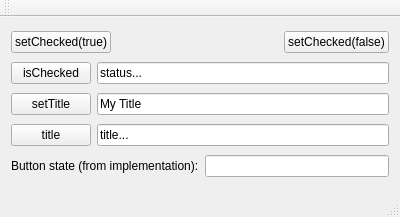
<?xml version="1.0" encoding="UTF-8"?>
<ui version="4.0">
 <class>MainWindow</class>
 <widget class="QMainWindow" name="MainWindow">
  <property name="geometry">
   <rect>
    <x>0</x>
    <y>0</y>
    <width>400</width>
    <height>217</height>
   </rect>
  </property>
  <property name="windowTitle">
   <string>MainWindow</string>
  </property>
  <widget class="QWidget" name="centralWidget">
   <layout class="QVBoxLayout" name="verticalLayout">
    <item>
     <layout class="QHBoxLayout" name="horizontalLayout_5">
      <item>
       <widget class="QPushButton" name="setCheckedTrueButton">
        <property name="text">
         <string>setChecked(true)</string>
        </property>
       </widget>
      </item>
      <item>
       <widget class="QStickyButton" name="stickyButton" native="true">
        <property name="title" stdset="0">
         <string>My Title</string>
        </property>
       </widget>
      </item>
      <item>
       <spacer name="horizontalSpacer">
        <property name="orientation">
         <enum>Qt::Horizontal</enum>
        </property>
        <property name="sizeHint" stdset="0">
         <size>
          <width>18</width>
          <height>20</height>
         </size>
        </property>
       </spacer>
      </item>
      <item>
       <widget class="QPushButton" name="setCheckedFalseButton">
        <property name="text">
         <string>setChecked(false)</string>
        </property>
       </widget>
      </item>
     </layout>
    </item>
    <item>
     <layout class="QHBoxLayout" name="horizontalLayout_4">
      <item>
       <widget class="QPushButton" name="isCheckedButton">
        <property name="text">
         <string>isChecked</string>
        </property>
       </widget>
      </item>
      <item>
       <widget class="QLineEdit" name="isCheckedLine">
        <property name="text">
         <string>status...</string>
        </property>
        <property name="readOnly">
         <bool>true</bool>
        </property>
       </widget>
      </item>
     </layout>
    </item>
    <item>
     <layout class="QHBoxLayout" name="horizontalLayout_3">
      <item>
       <widget class="QPushButton" name="setTitleButton">
        <property name="text">
         <string>setTitle</string>
        </property>
       </widget>
      </item>
      <item>
       <widget class="QLineEdit" name="setTitleLineEdit">
        <property name="text">
         <string>My Title</string>
        </property>
       </widget>
      </item>
     </layout>
    </item>
    <item>
     <layout class="QHBoxLayout" name="horizontalLayout_2">
      <item>
       <widget class="QPushButton" name="titleButton">
        <property name="text">
         <string>title</string>
        </property>
       </widget>
      </item>
      <item>
       <widget class="QLineEdit" name="titleLine">
        <property name="text">
         <string>title...</string>
        </property>
        <property name="readOnly">
         <bool>true</bool>
        </property>
       </widget>
      </item>
     </layout>
    </item>
    <item>
     <layout class="QHBoxLayout" name="horizontalLayout">
      <item>
       <widget class="QLabel" name="buttonStateLabel">
        <property name="text">
         <string>Button state (from implementation):</string>
        </property>
       </widget>
      </item>
      <item>
       <widget class="QLineEdit" name="buttonStateLine">
        <property name="readOnly">
         <bool>true</bool>
        </property>
       </widget>
      </item>
     </layout>
    </item>
   </layout>
  </widget>
  <widget class="QMenuBar" name="menuBar">
   <property name="geometry">
    <rect>
     <x>0</x>
     <y>0</y>
     <width>400</width>
     <height>21</height>
    </rect>
   </property>
  </widget>
  <widget class="QToolBar" name="mainToolBar">
   <attribute name="toolBarArea">
    <enum>TopToolBarArea</enum>
   </attribute>
   <attribute name="toolBarBreak">
    <bool>false</bool>
   </attribute>
  </widget>
  <widget class="QStatusBar" name="statusBar"/>
 </widget>
 <layoutdefault spacing="6" margin="11"/>
 <customwidgets>
  <customwidget>
   <class>QStickyButton</class>
   <extends>QWidget</extends>
   <header>QStickyButton.h</header>
   <container>1</container>
  </customwidget>
 </customwidgets>
 <resources/>
 <connections/>
</ui>
